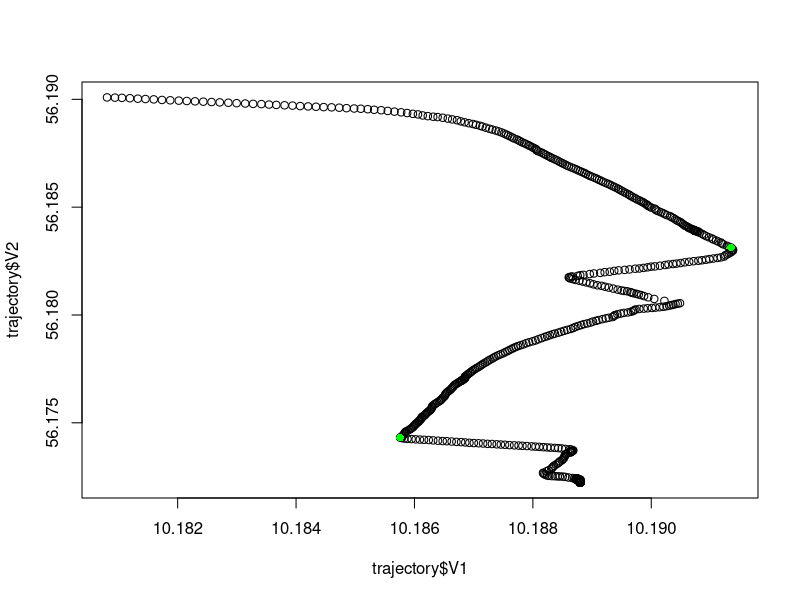

Recreate this plot in R.
douglasPeucker = function(trajectory, errorBound) {
  index = identifyFurthestPoint(trajectory, errorBound)
  
  if(is.na(index) == FALSE) {
    douglasPeucker(trajectory[1:index,], errorBound)
    douglasPeucker(trajectory[index:nrow(trajectory),], errorBound)
  }
}

indexOfFurthestPoint = function(p1, p2, trajectory, errorBound) {
  m = (p2$V2 - p1$V2) / (p2$V1 - p1$V1)
  b = p1$V2 - m * p1$V1
  
  diff = c()
  for (i in 1:nrow(trajectory)) {
    diff = c(diff, abs(trajectory[i,]$V2 - m * trajectory[i,]$V1 - b))
  }
  
  if(max(diff) > errorBound) {
    return(which.max(diff))
  } else {
    return(NA)
  }
}

identifyFurthestPoint = function(trajectory, errorBound) {
  p1 = trajectory[1,]
  p2 = trajectory[nrow(trajectory),]
  
  index = indexOfFurthestPoint(p1, p2, trajectory, errorBound)
  furthestPoint = trajectory[index,]
  
  # segments(x0 = p1$V1, y0 = p1$V2, x1 = p2$V1 , y1 = p2$V2, col = "red", lwd = 5)
  points(x = furthestPoint$V1, y = furthestPoint$V2, col = "green", pch = 16)
  
  return(index)
}

trajectory = read.csv("trajectory.csv", header = FALSE, sep = ",")

#for(i in 1:nrow(trajectory) - 1) {
#  
#}

# b)
errorBound = 0.005
plot(trajectory$V1, trajectory$V2)
douglasPeucker(trajectory, errorBound)